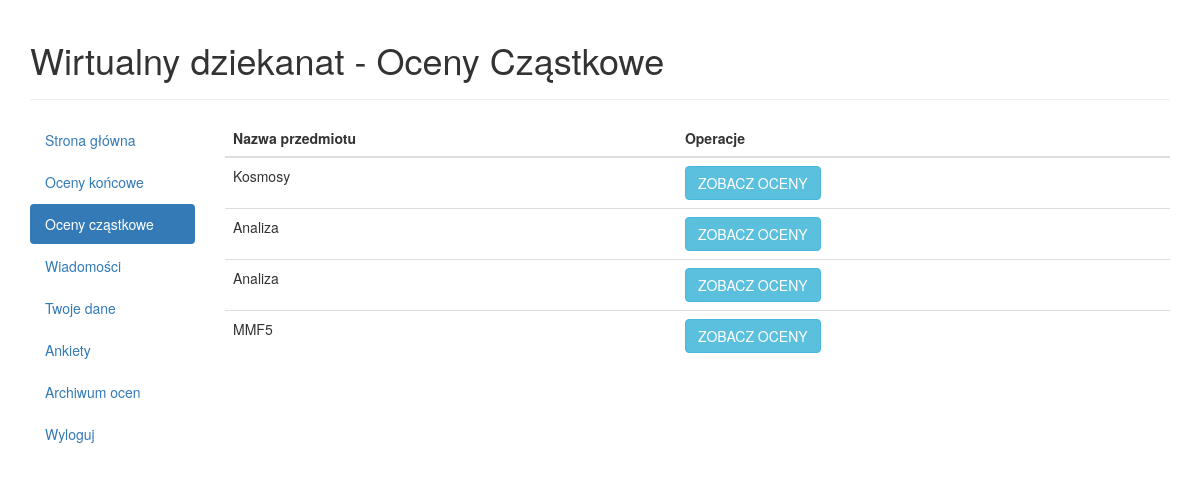
/student/2 (signed in), run on the app's committed database.
### database/models.py (models this page shows, shortened)
class SubjectsStudents(models.Model):
    TERM_CHOICES = (
        (1, '1'),
        (2, '2'),
        (3, '3'),
        (4, '4'),
        (5, '5'),
        (6, '6'),
        (7, '7'),
        (8, '8'),
        (9, '9'),
        (10, '10')
    )
    student_id = models.ForeignKey(Student,blank=True,null=True)
    subject_id = models.ForeignKey(Subject,blank=True,null=True)
    final_grade_id = models.OneToOneField(FinalFinalGrade,blank=True,null=True)
    term_number = models.IntegerField(choices=TERM_CHOICES,default='1',blank=True,null=True)

class Subject(models.Model):
    teacher_id = models.ForeignKey(Teacher)
    name = models.CharField(max_length=20)
    course_homepage = models.CharField(max_length=20, blank=True,null=True)
    ECTS = models.IntegerField(default=3)
    exam = models.BooleanField(default=False, blank=True)

### database/views.py (the view)
# urls.py: url(r'^student/(?P<page_id>[0-9]+)$', views.studentpage, name='studentpage'),
def studentpage(request, page_id):
    if request.user.is_authenticated():
        try:
            st = Student.objects.get(user=request.user)
            subjectsStudents = (subjectStudent for subjectStudent in SubjectsStudents.objects.filter(student_id=st))
            subsubjectsStudents = (subsubjectStudent for subsubjectStudent in
                                   SubsubjectsStudents.objects.filter(student_id=st))
            subjects = (subjects.subject_id for subjects in st.subjectsstudents_set.all())
            subjectsAct = (subjectAct for subjectAct in
                           SubjectsStudents.objects.filter(student_id=st).filter(term_number=st.term_number))
            subjectsArch = (subjectArch for subjectArch in
                            SubjectsStudents.objects.filter(student_id=st).exclude(term_number=st.term_number).order_by(
                                'term_number'))
            survey = (prowadzacy for prowadzacy in Survey.objects.filter(student_id=st))
            if (request.POST.get('message_id', False)):
                messageToMarkRead = Message.objects.filter(student_id=st).filter(is_read=False).get(
                    pk=request.POST.get('message_id', False))
                messageToMarkRead.is_read = True
                messageToMarkRead.save()
            messages = Message.objects.filter(student_id=st).filter(is_read=False).order_by('-date')
            allMessages = Message.objects.filter(student_id=st).order_by('-date')
            return render(request, 'database/studentpage.html',
                          {'student': st, 'subjectsStudents': subjectsStudents, 'messages': messages,
                           'all_messages': allMessages,
                           'page_id': page_id, 'subsubjectsStudents': subsubjectsStudents, 'subjectsAct': subjectsAct,
                           'subjectsArch': subjectsArch, 'survey': survey})
        except Student.DoesNotExist:
            return HttpResponse("Niema studenta")
        except Message.DoesNotExist:
            return HttpResponse("Wiadomosc nie istnieje")
    else:
        return HttpResponse("Nie zalogowany")

### database/templates/database/studentpage.html (shortened to what this page needs)
<!DOCTYPE html>
<html lang="en">
<head>
  <link rel="stylesheet" href="http://maxcdn.bootstrapcdn.com/bootstrap/3.3.4/css/bootstrap.min.css">
</head>
<body>
<div class="container">
	<div class="page-header">
		{% if page_id == '0' %}
			<h1>Wirtualny dziekanat - Strona główna</h1>
        	{% elif page_id == '1' %}
			<h1>Wirtualny dziekanat - Oceny końcowe</h1>
        	{% elif page_id == '2' %}
        	<h1>Wirtualny dziekanat - Oceny Cząstkowe</h1>
        	{% elif page_id == '3' %}
			<h1>Wirtualny dziekanat - Wiadomości</h1>
        	{% elif page_id == '4' %}
			<h1>Wirtualny dziekanat - Twoje dane</h1>
			{% elif page_id == '5' %}
			<h1>Wirtualny dziekanat - Ankiety</h1>
            {% elif page_id == '6' %}
			<h1>Wirtualny dziekanat - Archiwum ocen</h1>
        	{% endif %}
	</div>
  	<div class="row">
    		<div class="col-md-2">
      			<ul class="nav nav-pills nav-stacked">
      				{% if page_id == '0' %}
        			<li class="active"><a href="{% url 'studentpage' '0'%}">Strona główna</a></li>
        			<li><a href="{% url 'studentpage' '1'%}">Oceny końcowe</a></li>
        			<li><a href="{% url 'studentpage' '2'%}">Oceny cząstkowe</a></li>
        			<li><a href="{% url 'studentpage' '3'%}">Wiadomości</a></li>
        			<li><a href="{% url 'studentpage' '4'%}">Twoje dane</a></li>
					<li><a href="{% url 'studentpage' '5'%}">Ankiety</a></li>
                    <li><a href="{% url 'studentpage' '6'%}">Archiwum ocen</a></li>
               <li><a href="{% url 'logout' %}">Wyloguj</a></li>
        			{% elif page_id == '2' %}
        			<li><a href="{% url 'studentpage' '0'%}">Strona główna</a></li>
        			<li><a href="{% url 'studentpage' '1'%}">Oceny końcowe</a></li>
        			<li class="active" ><a href="{% url 'studentpage' '2'%}">Oceny cząstkowe</a></li>
        			<li><a href="{% url 'studentpage' '3'%}">Wiadomości</a></li>
        			<li><a href="{% url 'studentpage' '4'%}">Twoje dane</a></li>
					<li><a href="{% url 'studentpage' '5'%}">Ankiety</a></li>
                    <li><a href="{% url 'studentpage' '6'%}">Archiwum ocen</a></li>
			   <li><a href="{% url 'logout' %}">Wyloguj</a></li>
               {% endif %}
      			</ul>
   		</div>
   		<div class="col-md-10">
   		{% if page_id == '0' %}
			<h2>Witaj {{student.user.first_name}} {{student.user.last_name}}</h2>
				{% if not messages %}
				<h2>Nie masz nowych wiadomości</h2>
						{% else %}
						<h2>Nieprzeczytane wiadomości</h2>
 						 {% for message in messages %}
    					<div class="panel panel-info">
   					 <div class="panel-heading">Od: <b>{{message.teacher_id.user.first_name}} {{message.teacher_id.user.last_name}}</b> Data: <b>{{message.date}}</b></div>
   				 <div class="panel-body">{{message.contents}}</div>
   				 <div class="panel-footer">
    					<form action="{% url 'studentpage' '0' %}" method='post'>
						{% csrf_token %}
						<input type="hidden" name="message_id" value="{{message.pk}}" />
						<input type="submit" value="Oznacz jako przeczytane"  class="btn btn-info" role="button"/>
						</form>
  			 		 </div>
 						 </div>
					  {% endfor %}
				{% endif %}
        	{% elif page_id == '2' %}
			  <table class="table table-hover">
				<thead>
				  <tr>
					<th>Nazwa przedmiotu</th>
					<th>Operacje</th>
				  </tr>
				</thead>
				<tbody>
				{% for subjectStudent in subjectsStudents %}
					<tr><td>{{subjectStudent.subject_id.name}}</td><td> <a href="{% url 'studentsubject' subjectStudent.subject_id.pk %}" class="btn btn-info" role="button">ZOBACZ OCENY</a></td></tr>
				{% endfor %}
				</tbody>
			  </table>
			{% endif %}
    </div>
  </div>
</div>
</body>
</html>

### data on the page
SubjectsStudents: subject_id.name "Kosmosy"
SubjectsStudents: subject_id.name "Analiza"
SubjectsStudents: subject_id.name "Analiza"
SubjectsStudents: subject_id.name "MMF5"
